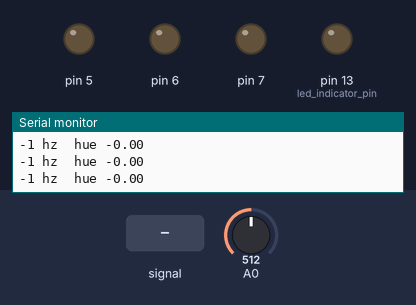
Bench run of a sketch on a simulated Arduino Uno, built with avr-gcc and run on an emulated ATmega328P. Shown: output pins drawn as LEDs (lit = HIGH), the last lines printed to the serial monitor. The test bench sets the inputs (shaded band); at power-on: A0 = 512.

Above: at 1.2 s.
1.3 s: A0 fed a 200 Hz sine of ±81 counts around its level
At 2.27 s:
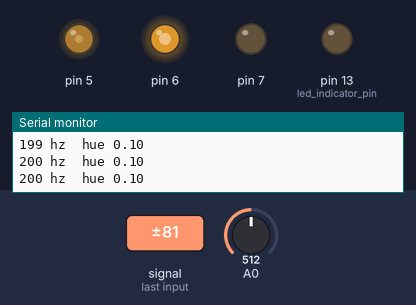
4.3 s: A0 set to 0
At 6.2 s:
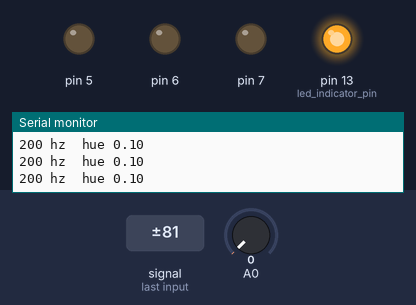
6.5 s: A0 set to 2
8.0 s: A0 set to 5
At 8.6 s:
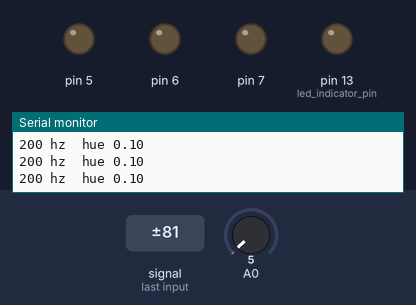
9.5 s: A0 set to 511
At 9.65 s:
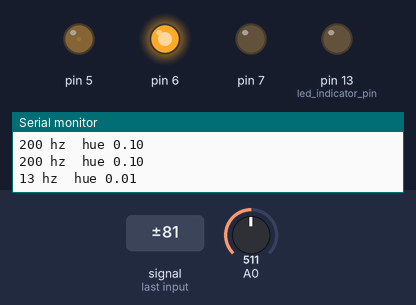
11.2 s: A0 fed a 1000 Hz sine of ±255 counts around its level
At 12.83 s:
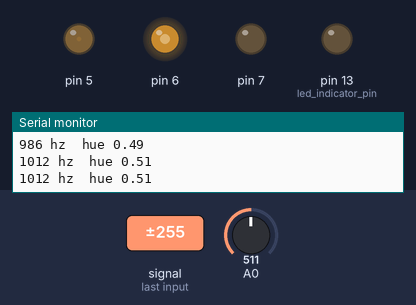
Timing chart, 0 to 15.2 s (numbered marks = the images above; inputs shaded):
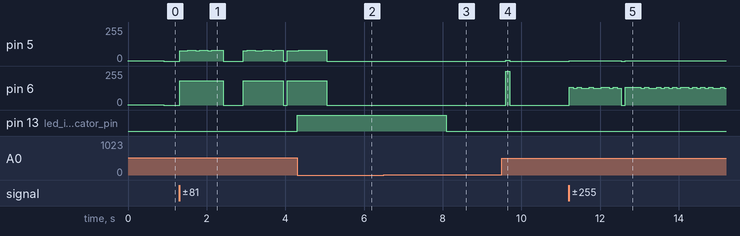

The sketch:

code.ino
```cpp
//sine wave freq detection with 38.5kHz sampling rate and interrupts
//by Amanda Ghassaei
//http://www.instructables.com/id/Arduino-Frequency-Detection/
//July 2012

/*
 * This program is free software; you can redistribute it and/or modify
 * it under the terms of the GNU General Public License as published by
 * the Free Software Foundation; either version 3 of the License, or
 * (at your option) any later version.
 *
*/

//clipping indicator variables
boolean clipping = 0;

//data storage variables
byte newData = 0;
byte prevData = 0;

//freq variables
unsigned int timer = 0;//counts period of wave
unsigned int period;
unsigned int same_value_count = 0;
unsigned int cicle_count = 0;
int frequency;
int past_frequency = 0;

int colors[3];

void setup(){

  Serial.begin(9600);

  pinMode(13,OUTPUT);//led indicator pin

  cli();//diable interrupts

  //set up continuous sampling of analog pin 0

  //clear ADCSRA and ADCSRB registers
  ADCSRA = 0;
  ADCSRB = 0;

  ADMUX |= (1 << REFS0); //set reference voltage
  ADMUX |= (1 << ADLAR); //left align the ADC value- so we can read highest 8 bits from ADCH register only

  ADCSRA |= (1 << ADPS2) | (1 << ADPS0); //set ADC clock with 32 prescaler- 16mHz/32=500kHz
  ADCSRA |= (1 << ADATE); //enabble auto trigger
  ADCSRA |= (1 << ADIE); //enable interrupts when measurement complete
  ADCSRA |= (1 << ADEN); //enable ADC
  ADCSRA |= (1 << ADSC); //start ADC measurements

  sei();//enable interrupts
}

ISR(ADC_vect) {//when new ADC value ready

  prevData = newData;//store previous value
  newData = ADCH;//get value from A0
  if (prevData < 127 && newData >=127){//if increasing and crossing midpoint
    period = timer;//get period
    timer = 0;//reset timer
  }


  if (newData == 0 || newData == 1023){//if clipping
    PORTB |= B00100000;//set pin 13 high- turn on clipping indicator led
    clipping = 1;//currently clipping
  }

  timer++;//increment timer at rate of 38.5kHz
}

void loop(){
  if (clipping){//if currently clipping
    PORTB &= B11011111;//turn off clippng indicator led
    clipping = 0;
  }

  frequency = 38462/period;//timer rate/period

  //Calculo el color
    float t = (float) frequency / 2000.00;

  //print results
  Serial.print(frequency);
  Serial.print(" hz ");
  Serial.print(" hue ");
  Serial.println(t);

  H2R_HSBtoRGBfloat(t, 1, 1, colors);

//  Serial.print(prevData);
//  Serial.print(" - ");
//  Serial.print(newData);
//  Serial.println("");


  if (past_frequency == frequency) {
    same_value_count++;

    if (same_value_count > 8) {
      //Shutdown lights
      analogWrite(5, 0);
      analogWrite(6, 0);
      analogWrite(7, 0);
      same_value_count = 0;
    }

  } else {
    analogWrite(5, 1 -  colors[0]);
    analogWrite(6, 1 - colors[1]);
    analogWrite(7, 1 - colors[2]);
    past_frequency = frequency;
  }

  delay(100);
}


#define H2R_MAX_RGB_val 255.0

void H2R_HSBtoRGB(int hue, int sat, int bright, int* colors) {

  // constrain all input variables to expected range
    hue = constrain(hue, 0, 360);
    sat = constrain(sat, 0, 100);
    bright = constrain(bright, 0, 100);

  // define maximum value for RGB array elements
  float max_rgb_val = H2R_MAX_RGB_val;

  // convert saturation and brightness value to decimals and init r, g, b variables
    float sat_f = float(sat) / 100.0;
    float bright_f = float(bright) / 100.0;
    int r, g, b;

    // If brightness is 0 then color is black (achromatic)
    // therefore, R, G and B values will all equal to 0
    if (bright <= 0) {
        colors[0] = 0;
        colors[1] = 0;
        colors[2] = 0;
    }

  // If saturation is 0 then color is gray (achromatic)
    // therefore, R, G and B values will all equal the current brightness
    if (sat <= 0) {
        colors[0] = bright_f * max_rgb_val;
        colors[1] = bright_f * max_rgb_val;
        colors[2] = bright_f * max_rgb_val;
    }

    // if saturation and brightness are greater than 0 then calculate
  // R, G and B values based on the current hue and brightness
    else {

        if (hue >= 0 && hue < 120) {
      float hue_primary = 1.0 - (float(hue) / 120.0);
      float hue_secondary = float(hue) / 120.0;
      float sat_primary = (1.0 - hue_primary) * (1.0 - sat_f);
      float sat_secondary = (1.0 - hue_secondary) * (1.0 - sat_f);
      float sat_tertiary = 1.0 - sat_f;
      r = (bright_f * max_rgb_val) * (hue_primary + sat_primary);
      g = (bright_f * max_rgb_val) * (hue_secondary + sat_secondary);
      b = (bright_f * max_rgb_val) * sat_tertiary;
        }

        else if (hue >= 120 && hue < 240) {
      float hue_primary = 1.0 - ((float(hue)-120.0) / 120.0);
      float hue_secondary = (float(hue)-120.0) / 120.0;
      float sat_primary = (1.0 - hue_primary) * (1.0 - sat_f);
      float sat_secondary = (1.0 - hue_secondary) * (1.0 - sat_f);
      float sat_tertiary = 1.0 - sat_f;
      r = (bright_f * max_rgb_val) * sat_tertiary;
      g = (bright_f * max_rgb_val) * (hue_primary + sat_primary);
      b = (bright_f * max_rgb_val) * (hue_secondary + sat_secondary);
        }

        else if (hue >= 240 && hue <= 360) {
      float hue_primary = 1.0 - ((float(hue)-240.0) / 120.0);
      float hue_secondary = (float(hue)-240.0) / 120.0;
      float sat_primary = (1.0 - hue_primary) * (1.0 - sat_f);
      float sat_secondary = (1.0 - hue_secondary) * (1.0 - sat_f);
      float sat_tertiary = 1.0 - sat_f;
      r = (bright_f * max_rgb_val) * (hue_secondary + sat_secondary);
      g = (bright_f * max_rgb_val) * sat_tertiary;
      b = (bright_f * max_rgb_val) * (hue_primary + sat_primary);
        }

        colors[0]=r;
        colors[1]=g;
        colors[2]=b;

    }
}

void H2R_HSBtoRGBfloat(float hue, float sat, float bright, int* colors) {
  if (hue > 1) hue = 1.0;
  if (sat > 1) sat = 1.0;
  if (bright > 1) bright = 1.0;
    H2R_HSBtoRGB(hue*360.0, sat*100.0, bright*100.0, colors);
}
```

Measured:
- the behaviour switches between 3 and 4 on A0 (found by bisection; images 2 and 3)
- after the input at 1.3 s, pin 5: 0/255 → 77/255 at once, → 79/255 0.20 s later, → 77/255 0.20 s later, → 79/255 0.10 s later, … (15 changes in this stretch); pin 6: 0/255 → 183/255 at once, → 181/255 0.20 s later, → 183/255 0.20 s later, → 181/255 0.10 s later, … (15 changes in this stretch)
- after the input at 4.3 s, pin 5, pin 6: goes on until 5.1 s, then stays 0/255; pin 13 (led_indicator_pin): LOW → HIGH at once
- after the input at 8.0 s, pin 13 (led_indicator_pin): HIGH → LOW after 0.09 s
- after the input at 9.5 s, pin 5: 0/255 → 7/255 after 0.10 s, → 0/255 0.10 s later; pin 6: 0/255 → 253/255 after 0.10 s, → 0/255 0.10 s later
- after the input at 11.2 s, pin 5: 0/255 → 1/255 at once, → 0/255 1.3 s later, → 1/255 0.10 s later; pin 6: 0/255 → 134/255 at once, → 124/255 0.10 s later, → 134/255 0.10 s later, → 124/255 0.10 s later, … (31 changes in this stretch)
